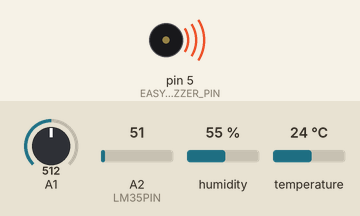
Simulated run of this program. Board: Arduino Uno, built with avr-gcc and run on an emulated ATmega328P. Parts: buzzer (waves = sounding). The test bench sets the inputs (shaded band); at power-on: A1 = 512, A2 (LM35PIN) = 51, humidity 55 %, temperature 24 °C. What the program prints to the serial monitor is not drawn.

Above: at 1.0 s.
Timing chart, 0 to 4.7 s (numbered marks = the images above):
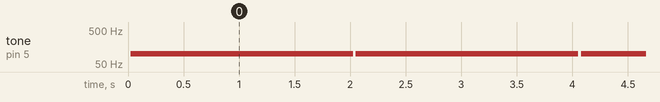

Measured:
- by itself, tone on pin 5 (EASYBUZZER_PIN): alternates 100 Hz for 2.0 s and silent for 0.02 s

The program:

main.cpp
```cpp
#include <Arduino.h>

//////////////////////////////////////////////
//   Easy Module Shield Weather Station     //
//                                          //
//           http://www.educ8s.tv           //
/////////////////////////////////////////////

#include "DHT.h"
// #include <LiquidCrystal_I2C.h>

// cam bien hong ngoai
#include <IRremote.h>
#include <EasyBuzzer.h>

#define DHTPIN 4
#define DHTTYPE DHT11

//
#define LM35PIN A2
#define IR_RECV_PIN DDD6
#define EASYBUZZER_PIN DDD5

float humidity = 0;
float temperature = 0;
float light = 0;

//
float LM35_value = 0;
const unsigned int EasyBuzzer_Frequency = 100;

DHT dht(DHTPIN, DHTTYPE);

// CB hong ngoai
IRrecv irrecv(IR_RECV_PIN);
decode_results results;

// LiquidCrystal_I2C lcd(0x27, 2, 1, 0, 4, 5, 6, 7, 3, POSITIVE); // Set the LCD I2C address
void readHumidityDHT();
void readTemperatureDHT();
void readLight();
void printText();
void ReadLM35();

void setup()
{
  dht.begin();
  // lcd.begin(20, 4);
  // printText();

  //
  Serial.begin(115200);
  irrecv.enableIRIn(); // Start the receiver
  EasyBuzzer.setPin(EASYBUZZER_PIN);
}

void loop()
{
  readHumidityDHT();
  readTemperatureDHT();
  readLight();

  //
  ReadLM35();

  //
  EasyBuzzer.beep(
      EasyBuzzer_Frequency // Frequency in Hertz(HZ).
  );

  // printData();
  printText();
  delay(2000);

  EasyBuzzer.stopBeep();
}

void printText()
{
  Serial.print("\nWeather Station: ");
  Serial.print("\n\tTemperature DTH: ");
  Serial.print(temperature);
  Serial.print("\n\tHumidity DTH: ");
  Serial.print(humidity);
  Serial.print("\n\tLight: ");
  Serial.print(light);

  Serial.print("\n\tTemperature LM35: ");
  Serial.print(LM35_value);

  if (irrecv.decode(&results))
  {
    Serial.print("\n\tIR1838: ");
    Serial.print(results.value, HEX);
    irrecv.resume(); // Receive the next value
  }
}

void readHumidityDHT()
{
  humidity = dht.readHumidity();
}

void readTemperatureDHT()
{
  temperature = dht.readTemperature(); // Celsius
}

void readLight()
{
  light = analogRead(A1);
  light = map(light, 200, 1023, 0, 100);
}

// void printData()
// {
//   lcd.setCursor(13, 1);
//   lcd.print(temperature);
//   lcd.setCursor(13, 2);
//   lcd.print(humidity);
//   lcd.setCursor(13, 3);
//   lcd.print(light);
// }

//
void ReadLM35()
{
  int reading = analogRead(LM35PIN);
  float voltage = reading * 5.0 / 1024.0;
  LM35_value = voltage * 100.0;
}
```
